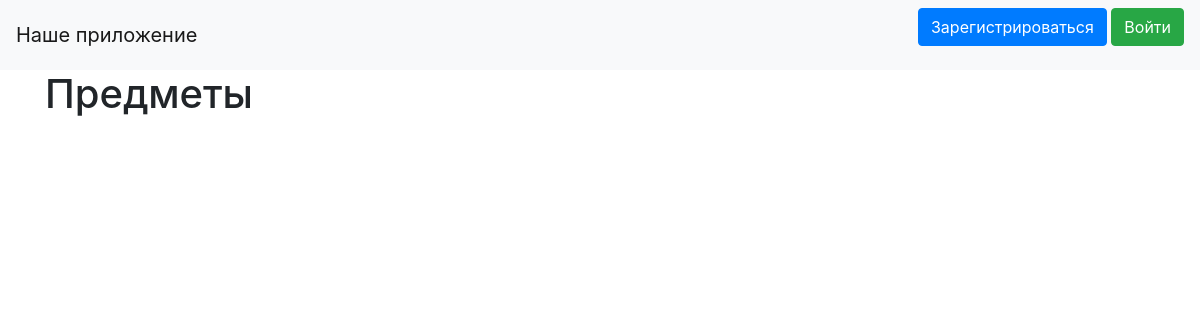
Before: / with the older database file.
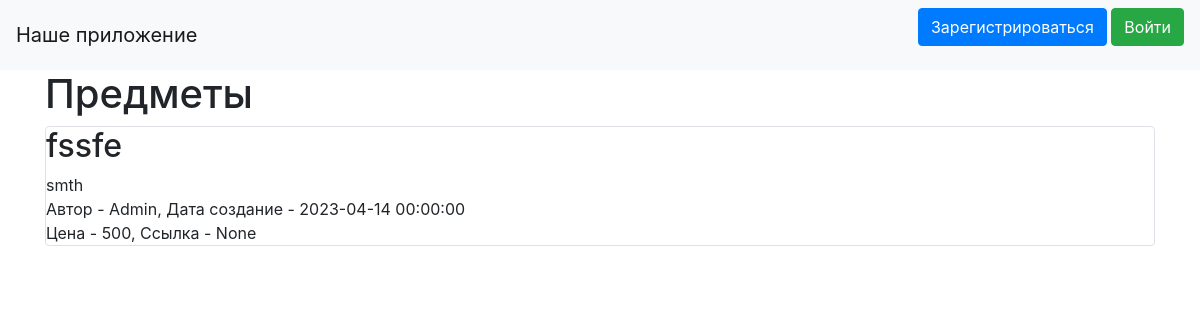
After: the same page with the newer database file.
### data/items.py (models this page shows)
class Items(SqlAlchemyBase, UserMixin, SerializerMixin):
    __tablename__ = 'items'
    id = sqlalchemy.Column(sqlalchemy.Integer, primary_key=True, autoincrement=True)
    creator = sqlalchemy.Column(sqlalchemy.String, default='Other')
    title = sqlalchemy.Column(sqlalchemy.String, nullable=True)
    content = sqlalchemy.Column(sqlalchemy.String, nullable=True)
    created_date = sqlalchemy.Column(sqlalchemy.DateTime, default=datetime.datetime.now)
    is_private = sqlalchemy.Column(sqlalchemy.Boolean, default=True)
    price = sqlalchemy.Column(sqlalchemy.Integer, default=0)
    link = sqlalchemy.Column(sqlalchemy.String, default='None')
    categories = orm.relationship("Category",
                                  secondary="association",
                                  backref="items")
    user_id = sqlalchemy.Column(sqlalchemy.Integer, sqlalchemy.ForeignKey("users.id"))
    user = orm.relationship('User')

### data/users.py (models this page shows, shortened)
class User(SqlAlchemyBase, UserMixin, SerializerMixin):
    __tablename__ = 'users'
    id = sqlalchemy.Column(sqlalchemy.Integer,
                           primary_key=True, autoincrement=True)
    name = sqlalchemy.Column(sqlalchemy.String, nullable=True)
    about = sqlalchemy.Column(sqlalchemy.String, nullable=True)
    email = sqlalchemy.Column(sqlalchemy.String,
                              index=True, unique=True, nullable=True)
    hashed_password = sqlalchemy.Column(sqlalchemy.String, nullable=True)
    created_date = sqlalchemy.Column(sqlalchemy.DateTime,
                                     default=datetime.datetime.now)
    items = orm.relationship("Items", back_populates='user')

### main.py (the view)
@app.route("/")
def index():
    db_sess = db_session.create_session()
    if current_user.is_authenticated:
        items = db_sess.query(Items).filter(
            (Items.user == current_user) | (Items.is_private != True))
    else:
        items = db_sess.query(Items).filter(Items.is_private != True)
    return render_template("index.html", items=items)

### data/db_session.py (called while the page is built)
def create_session() -> Session:
    global __factory
    return __factory()

### templates/index.html (shortened to what this page needs)
{% extends "base.html" %}
{% block content %}
<h1>Предметы</h1>
{% for item in items%}
{% if not current_user.is_authenticated and item.user.name == 'Admin' %}
<div class="col-md6 border rounded">
        <h2>{{item.title}}</h2>
        <div>
            {{item.content}}
        </div>
        <div>
            Автор - {{item.user.name}}, Дата создание - {{item.created_date}}
        </div>
        <div>
            Цена - {{item.price}}, Ссылка - {{item.link}}
        </div>
</div>
{% endif %}
{% endfor %}
{% endblock %}

### templates/base.html (shortened to what this page needs)
<!doctype html>
<html lang="en">
<head>
    <link rel="stylesheet"
          href="https://stackpath.bootstrapcdn.com/bootstrap/4.4.1/css/bootstrap.min.css"
>
</head>
<body>
<header>
    <nav class="navbar navbar-light bg-light">
        <a class="navbar-brand" href="/">Наше приложение</a>
        {% if current_user.is_authenticated %}
            <p>
                <a class="navbar-brand" href="/account">{{ current_user.name }}</a>
                <a class="btn btn-primary" href="/logout">Выйти</a>
            </p>
        {% else %}
            <p>
                <a class="btn btn-primary " href="/register">Зарегистрироваться</a>
                <a class="btn btn-success" href="/login">Войти</a>
            </p>
        {% endif %}
    </nav>
</header>
<main role="main" class="container">
    {% block content %}{% endblock %}
</main>
</body>
</html>

Changed rows visible on the page:
added Items: title "fssfe", content "smth", user.name "Admin", created_date "2023-04-14 00:00:00", price "500", link "None"
